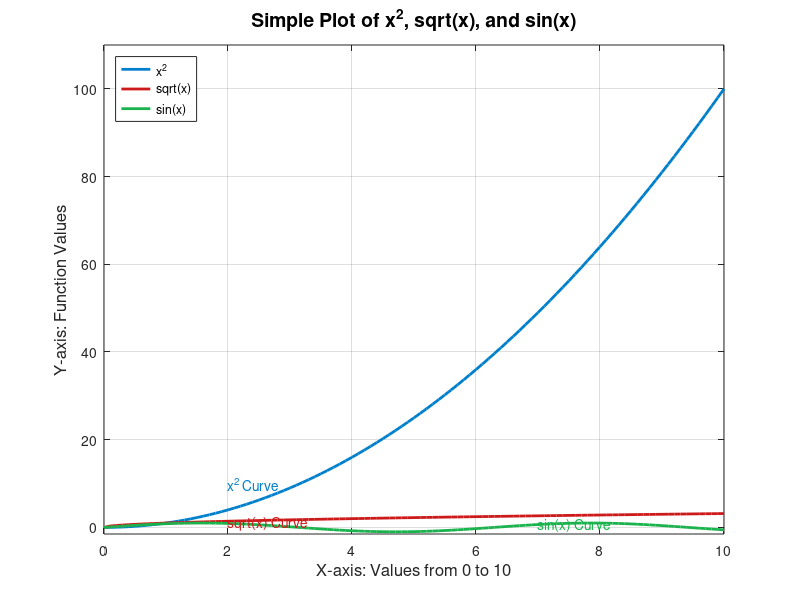

Source code (MATLAB): (Note: this script raises an error after producing the figure.)
% Define x and y data
x = 0:0.1:10;        % x values from 0 to 10 with step size 0.1
y = x.^2;            % y values as x squared
g = sqrt(x);         % y values as the square root of x
h = sin(x);          % y values as the sine of x

% Create the plot
figure;              % Open a new figure window

% Plot multiple curves
plot(x, y, 'LineWidth', 2, 'Color', [0, 0.5, 0.8]); % Plot x^2
hold on;             % Hold the current figure to add more plots
plot(x, g, 'LineWidth', 2, 'Color', [0.8, 0.1, 0.1]); % Plot sqrt(x)
plot(x, h, 'LineWidth', 2, 'Color', [0.1, 0.7, 0.3]); % Plot sin(x)
hold off;            % Release the hold

% Add labels and title
xlabel('X-axis: Values from 0 to 10', 'FontSize', 12);
ylabel('Y-axis: Function Values', 'FontSize', 12);
title('Simple Plot of x^2, sqrt(x), and sin(x)', 'FontSize', 14, 'FontWeight', 'bold');

% Add grid and customize axes
grid on;
xlim([0, 10]);       % Set x-axis limits
ylim([-1.5, 110]);   % Set y-axis limits (adjust for x^2)

% Add annotations
text(2, 10, 'x^2 Curve', 'FontSize', 10, 'Color', [0, 0.5, 0.8]);
text(2, 1, 'sqrt(x) Curve', 'FontSize', 10, 'Color', [0.8, 0.1, 0.1]);
text(7, 0.5, 'sin(x) Curve', 'FontSize', 10, 'Color', [0.1, 0.7, 0.3]);

% Add a legend
legend('x^2', 'sqrt(x)', 'sin(x)', 'Location', 'northwest');

% Input matrix A
A = input('Enter matrix A (e.g., [1,2,3; 4,5,6]): ');

% Input matrix B
B = input('Enter matrix B (e.g., [1,4; 2,5; 3,6]): ');

% Check if multiplication is possible
if size(A, 2) == size(B, 1)
    % Perform matrix multiplication
    AmulB = A * B;

    % Display the result
    disp('A * B:');
    disp(AmulB);
else
    % Display an error message if multiplication is not possible
    disp('Error: Number of columns in A must equal the number of rows in B for multiplication.');
end


disp('Transpose of A:');
disp(transposeA);

disp('A*B');
disp(AmulB);

M = [4 2 1; 3 5 7; 8 9 6];

% Check if the determinant is non-zero
determinant = det(M);
if determinant ~= 0
    disp('The matrix M is invertible.');
    
    % Compute the inverse
    M_inverse = inv(M);
    
    % Display the inverse
    disp('Inverse of M:');
    disp(M_inverse);
else
    disp('The matrix M is not invertible.');
end